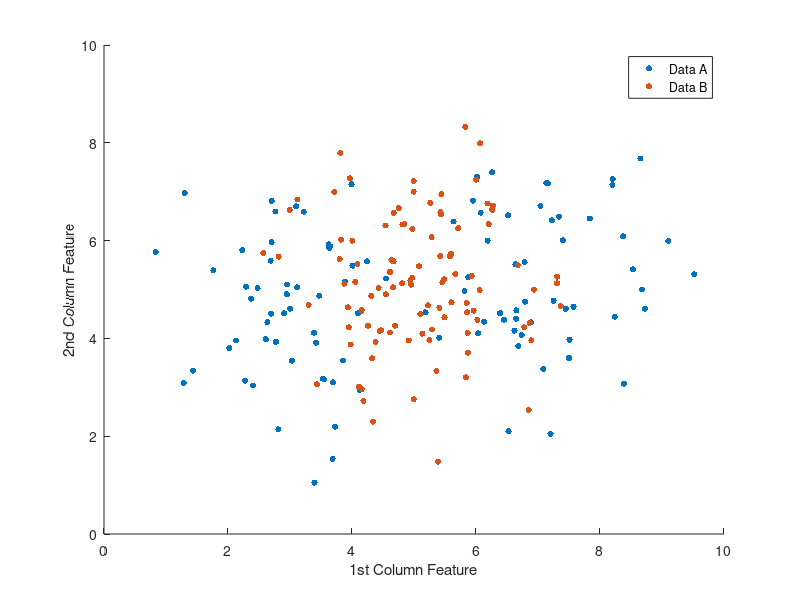

Recreate this plot in MATLAB. (Note: this script raises an error after producing the figure.)
% 1
data_A = load('data_lvq_A.mat').('matA');
data_B = load('data_lvq_B.mat').('matB');

figure()
scatter(data_A(:,1),data_A(:,2),20,'filled','DisplayName','Data A')
hold on
scatter(data_B(:,1),data_B(:,2),20,'filled','DisplayName','Data B')
xlabel('1st Column Feature')
ylabel('2nd Column Feature')
legend

% 2
for no_A = 1:2
    for no_B = 1:2
        [E, prot_all] = LVQ(data_A,data_B,no_A,no_B);
        figure()
        plot(E,'LineWidth',1)
        title(['E over epoch for ' num2str(no_A) ' A prototypes and '...
            num2str(no_B) ' B prototypes']) 
        xlabel('Epoch')
        ylabel('Misclassification error')
        
        figure()
        scatter(data_A(:,1),data_A(:,2),'DisplayName','Class A',...
                'LineWidth',1.5)
        hold on
        scatter(data_B(:,1), data_B(:,2),'DisplayName','Class B',...
                'LineWidth',1.5)
        hold on
        scatter(prot_all(1:no_A,1),prot_all(1:no_A,2),70,'filled',...
                'DisplayName','A prototypes')
        hold on
        scatter(prot_all(no_A+1:end,1),prot_all(no_A+1:end,2),70,...
                'filled','DisplayName','B prototypes')
        xlabel('Feature 1')
        ylabel('Feature 2')
        hold on
        legend
        
        if no_A == 2 && no_B == 1
            cross_validation(data_A,data_B,no_A,no_B)
        end
    end
end